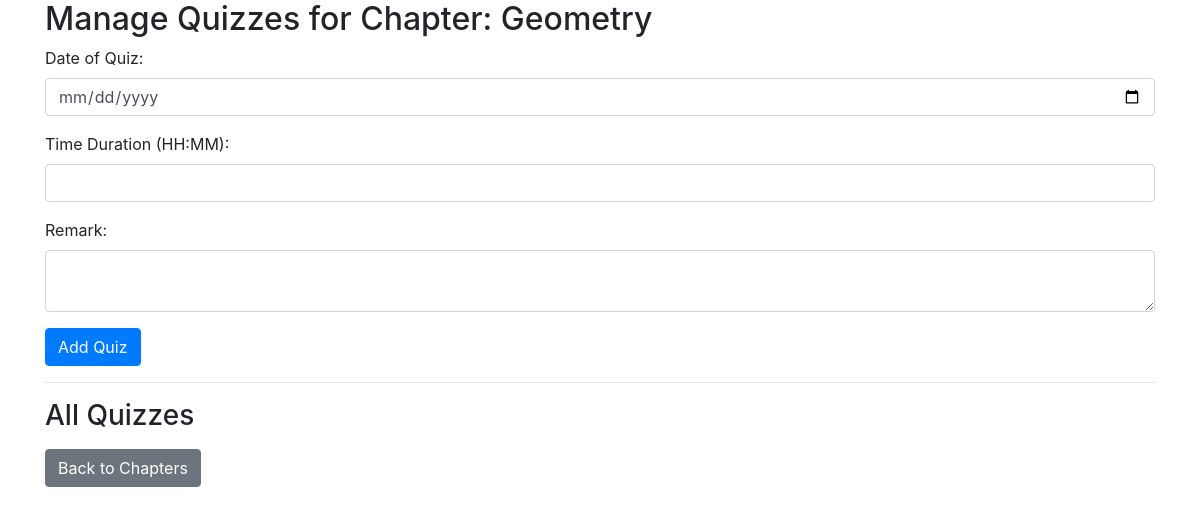
Before: /admin/quizzes/2 (signed in) with the older database file.
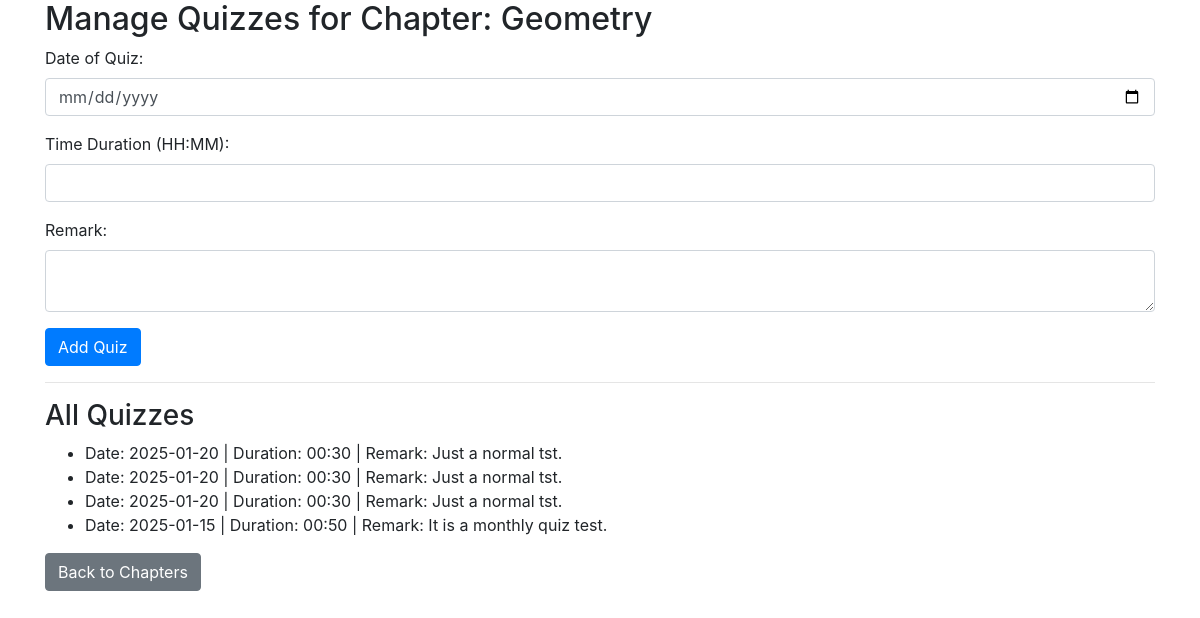
After: the same page with the newer database file.
### models/models.py (models this page shows)
class Chapter(db.Model):
    id = db.Column(db.Integer, primary_key=True)
    name = db.Column(db.String(100), nullable=False)
    description = db.Column(db.Text, nullable=True)
    subject_id = db.Column(db.Integer, db.ForeignKey('subject.id'), nullable=False)
    subject = db.relationship('Subject', backref=db.backref('chapters', lazy=True))

class Quiz(db.Model):
    id = db.Column(db.Integer, primary_key=True)
    chapter_id = db.Column(db.Integer, db.ForeignKey('chapter.id'), nullable=False)
    date_of_quiz = db.Column(db.Date, nullable=False)
    time_duration = db.Column(db.String(5), nullable=False)
    remark = db.Column(db.String(100), nullable=False)
    chapter = db.relationship('Chapter', backref=db.backref('quizzes', lazy=True))

### routes/admin_routes.py (the view, shortened to what this page needs)
@admin.route('/quizzes/<int:chapter_id>', methods=['GET', 'POST'])
def manage_quizzes(chapter_id):
    if not session.get('admin_logged_in'):
        return redirect(url_for('admin.admin_login'))
    chapter = Chapter.query.get_or_404(chapter_id)
    quizzes = Quiz.query.filter_by(chapter_id=chapter.id).all()
    return render_template('admin/manage_quizzes.html', chapter=chapter, quizzes=quizzes)

### templates/admin/manage_quizzes.html (shortened to what this page needs)
<!DOCTYPE html>
<html>
<head>
    <link rel="stylesheet" href="{{ url_for('static', filename='css/bootstrap.min.css') }}">
</head>
<body>
    <div class="container">
        <h2>Manage Quizzes for Chapter: {{ chapter.name }}</h2>
        <form method="POST">
            <div class="form-group">
                <label for="date_of_quiz">Date of Quiz:</label>
                <input type="date" name="date_of_quiz" class="form-control" required>
            </div>
            <div class="form-group">
                <label for="time_duration">Time Duration (HH:MM):</label>
                <input type="text" name="time_duration" class="form-control" required>
            </div>
            <div class="form-group">
                <label for="remark">Remark:</label>
                <textarea name="remark" class="form-control"></textarea>
            </div>
            <button type="submit" class="btn btn-primary">Add Quiz</button>
        </form>
        <hr>
        <h3>All Quizzes</h3>
        <ul>
            {% for quiz in quizzes %}
                <li>
                    Date: {{ quiz.date_of_quiz }} | Duration: {{ quiz.time_duration }} | Remark: {{ quiz.remark }}
                </li>
            {% endfor %}
        </ul>
        <a href="/admin/chapters/{{ chapter.subject_id }}" class="btn btn-secondary">Back to Chapters</a>
    </div>
</body>
</html>

Changed rows visible on the page:
added Quiz: date_of_quiz "2025-01-20", time_duration "00:30", remark "Just a normal tst."
added Quiz: date_of_quiz "2025-01-20", time_duration "00:30", remark "Just a normal tst."
added Quiz: date_of_quiz "2025-01-20", time_duration "00:30", remark "Just a normal tst."
added Quiz: date_of_quiz "2025-01-15", time_duration "00:50", remark "It is a monthly quiz test."
